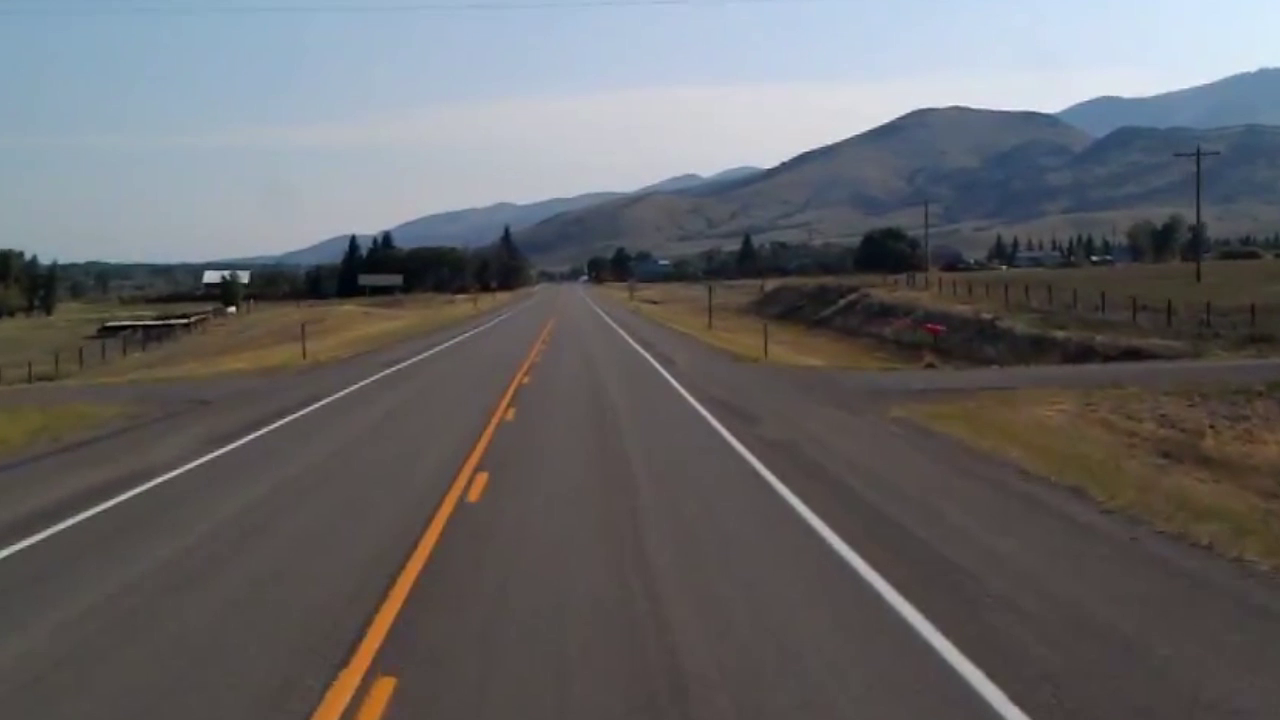
#> input picture test2_000_085.png, 1280 x 720 px
$ python -i Hand_Coded.py   (imports and definitions only)
#> lines starting #> are read from the running program, lines starting #| are printed output that depends on the picture; after the words box and inside, x2 and y2 are one past the last pixel; in counts of white or black regions, pixels touching at a corner belong together
import cv2
import numpy as np
import logging
import math
import os
import datetime
import sys
import matplotlib.pyplot as plt
SHOW = False


class LaneFollower(object):

    def __init__(self, car=None):
        logging.info('Creating a LaneFollower...')
        self.car = car
        self.curr_steering_angle = 90

    def follow_lane(self, frame):
        # Main entry point of the lane follower
        show_image("orig", frame,SHOW)

        lane_lines, frame = detect_lane(frame)
        print(type(lane_lines))
        final_frame = self.steer(frame, lane_lines)

        return final_frame

    def steer(self, frame, lane_lines):
        logging.debug('steering...')

        if len(lane_lines) == 0:
            logging.error('No lane lines detected, nothing to do.')
            return frame

        self.curr_steering_angle = compute_steering_angle(frame, lane_lines)
        curr_heading_image = display_heading_line(frame, self.curr_steering_angle)
        show_image("heading", curr_heading_image)

        return curr_heading_image


############################
# Frame processing steps
############################
def detect_lane(frame):
    logging.debug('detecting lane lines...')

    edges = detect_edges2(frame)
    cropped_edges = region_of_interest(edges)
    line_segments = detect_line_segments(cropped_edges)
    line_segment_image = display_lines(frame, line_segments)
    lane_lines = average_slope_intercept(frame, line_segments)
    lane_lines_image = display_lines(frame, lane_lines)

    return lane_lines, lane_lines_image


# [13 lines left out: function detect_edges1, not called in this run]
def detect_edges2(frame):
    gray = cv2.cvtColor(frame, cv2.COLOR_RGB2GRAY)
    kernel = 5
    blur = cv2.GaussianBlur(gray, (kernel, kernel), 0)

    edges = cv2.Canny(gray, 50, 150)  # a=50 b= 150

    return edges

def region_of_interest(canny):
    height, width= canny.shape
    mask = np.zeros_like(canny)

    # only focus bottom half of the screen

    polygon = np.array([[
        (250, 350),
        (450, 350),
        (800, height),
        (200, height),
    ]], np.int32)

    cv2.fillPoly(mask, polygon, 255)
    masked_image = cv2.bitwise_and(canny, mask)
    return masked_image


def detect_line_segments(cropped_edges):
    # tuning min_threshold, minLineLength, maxLineGap is a trial and error process by hand
    rho = 1  # precision in pixel, i.e. 1 pixel
    angle = np.pi / 180  # degree in radian, i.e. 1 degree
    min_threshold = 20  # minimal of votes
    line_segments = cv2.HoughLinesP(cropped_edges, rho, angle, min_threshold, np.array([]), minLineLength=15,
                                    maxLineGap=6)

    if line_segments is not None:
        for line_segment in line_segments:
            logging.debug('detected line_segment:')
            logging.debug("%s of length %s" % (line_segment, length_of_line_segment(line_segment[0])))

    return line_segments


def average_slope_intercept(frame, line_segments):
    """
    This function combines line segments into one or two lane lines
    If all line slopes are < 0: then we only have detected left lane
    If all line slopes are > 0: then we only have detected right lane
    """
    lane_lines = []
    if line_segments is None:
        logging.info('No line_segment segments detected')
        return lane_lines

    height, width, _ = frame.shape
    left_fit = []
    right_fit = []

    boundary = 1/2
    left_region_boundary = width * (1 - boundary)  # left lane line segment should be on left 2/3 of the screen
    right_region_boundary = width * boundary # right lane line segment should be on left 2/3 of the screen

    for line_segment in line_segments:
        for x1, y1, x2, y2 in line_segment:
            if x1 == x2:
                logging.info('skipping vertical line segment (slope=inf): %s' % line_segment)
                continue
            fit = np.polyfit((x1, x2), (y1, y2), 1)
            slope = fit[0]
            intercept = fit[1]
            if slope < 0:
                if x1 < left_region_boundary and x2 < left_region_boundary:
                    left_fit.append((slope, intercept))
            else:
                if x1 > right_region_boundary and x2 > right_region_boundary:
                    right_fit.append((slope, intercept))

    left_fit_average = np.average(left_fit, axis=0)
    if len(left_fit) > 0:
        lane_lines.append(make_points(frame, left_fit_average))

    right_fit_average = np.average(right_fit, axis=0)
    if len(right_fit) > 0:
        lane_lines.append(make_points(frame, right_fit_average))

    logging.debug('lane lines: %s' % lane_lines)  # [[[316, 720, 484, 432]], [[1009, 720, 718, 432]]]

    return lane_lines


def compute_steering_angle(frame, lane_lines):
    """ Find the steering angle based on lane line coordinate
        We assume that camera is calibrated to point to dead center
    """
    if len(lane_lines) == 0:
        logging.info('No lane lines detected, do nothing')
        return -90

    height, width, _ = frame.shape
    if len(lane_lines) == 1:
        logging.debug('Only detected one lane line, just follow it. %s' % lane_lines[0])
        x1, _, x2, _ = lane_lines[0][0]
        x_offset = x2 - x1
    else:
        _, _, left_x2, _ = lane_lines[0][0]
        _, _, right_x2, _ = lane_lines[1][0]
        camera_mid_offset_percent = 0.02  # 0.0 means car pointing to center, -0.03: car is centered to left, +0.03 means car pointing to right
        mid = int(width / 2 * (1 + camera_mid_offset_percent))
        x_offset = (left_x2 + right_x2) / 2 - mid

    # find the steering angle, which is angle between navigation direction to end of center line
    y_offset = int(height / 2)

    angle_to_mid_radian = math.atan(x_offset / y_offset)  # angle (in radian) to center vertical line
    angle_to_mid_deg = int(angle_to_mid_radian * 180.0 / math.pi)  # angle (in degrees) to center vertical line
    steering_angle = angle_to_mid_deg + 90  # this is the steering angle needed by picar front wheel

    logging.debug('new steering angle: %s' % steering_angle)
    return steering_angle


############################
# Utility Functions
############################
def display_lines(frame, lines, line_color=(0, 255, 0), line_width=10):
    line_image = np.zeros_like(frame)
    if lines is not None:
        for line in lines:
            for x1, y1, x2, y2 in line:
                cv2.line(line_image, (x1, y1), (x2, y2), line_color, line_width)
    line_image = cv2.addWeighted(frame, 0.8, line_image, 1, 1)
    return line_image


def display_heading_line(frame, steering_angle, line_color=(0, 0, 255), line_width=5, ):
    heading_image = np.zeros_like(frame)
    height, width, _ = frame.shape

    # figure out the heading line from steering angle
    # heading line (x1,y1) is always center bottom of the screen
    # (x2, y2) requires a bit of trigonometry

    # Note: the steering angle of:
    # 0-89 degree: turn left
    # 90 degree: going straight
    # 91-180 degree: turn right
    steering_angle_radian = steering_angle / 180.0 * math.pi
    x1 = int(width / 2)
    y1 = height
    x2 = int(x1 - height / 2 / math.tan(steering_angle_radian))
    y2 = int(height / 2)

    cv2.line(heading_image, (x1, y1), (x2, y2), line_color, line_width)
    heading_image = cv2.addWeighted(frame, 0.8, heading_image, 1, 1)

    return heading_image


def length_of_line_segment(line):
    x1, y1, x2, y2 = line
    return math.sqrt((x2 - x1) ** 2 + (y2 - y1) ** 2)


def show_image(title, frame, show=SHOW):
    if show:
        cv2.imshow(title, frame)


def make_points(frame, line):
    height, width, _ = frame.shape
    slope, intercept = line
    y1 = height  # bottom of the frame
    y2 = int(y1 * 1 / 2)  # make points from middle of the frame down

    # bound the coordinates within the frame
    x1 = max(-width, min(2 * width, int((y1 - intercept) / slope)))
    x2 = max(-width, min(2 * width, int((y2 - intercept) / slope)))
    return [[x1, y1, x2, y2]]

>>> import cv2
>>> picture = cv2.imread('test2_000_085.png')
#> picture is the input picture: shape (720, 1280, 3); mean B, G, R 104.6, 102.5, 102.9
>>> result = LaneFollower().follow_lane(picture)
#> in detect_edges2, `edges = cv2.Canny(gray, 50, 150)`:
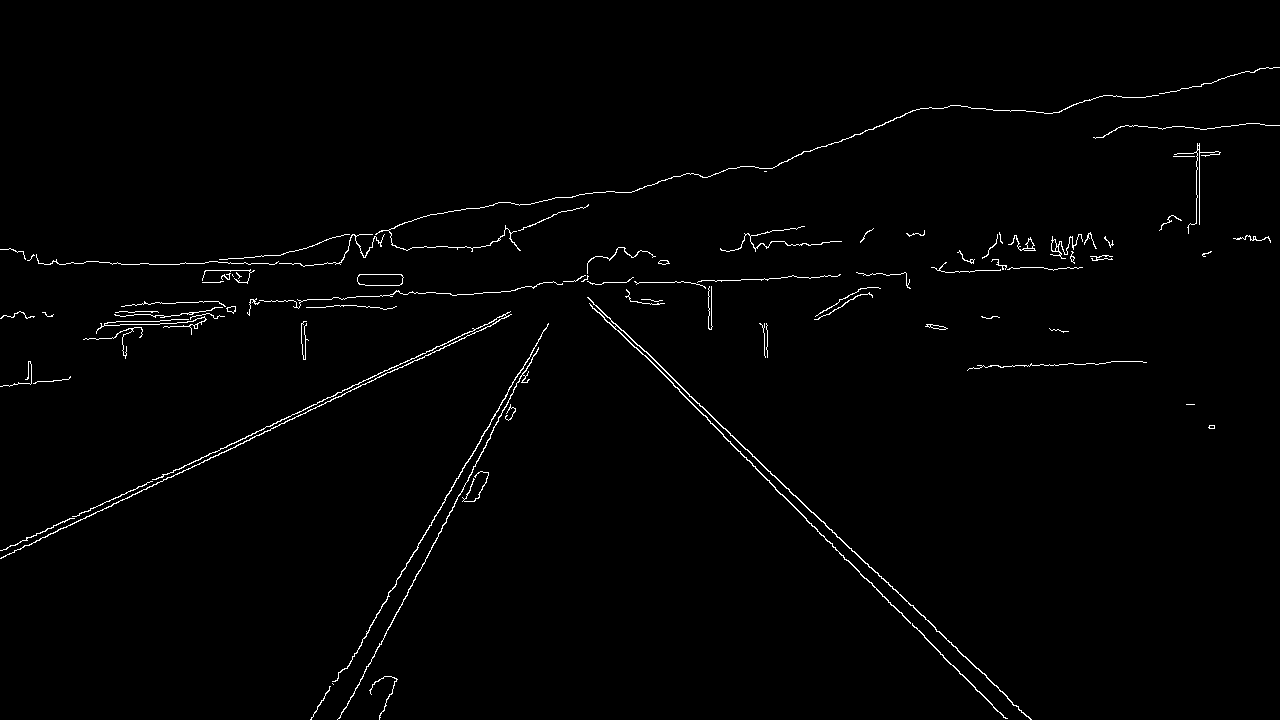
#> edges: shape (720, 1280); 1.2% white in thin lines or dots
#> in region_of_interest, `masked_image = cv2.bitwise_and(canny, mask)`:
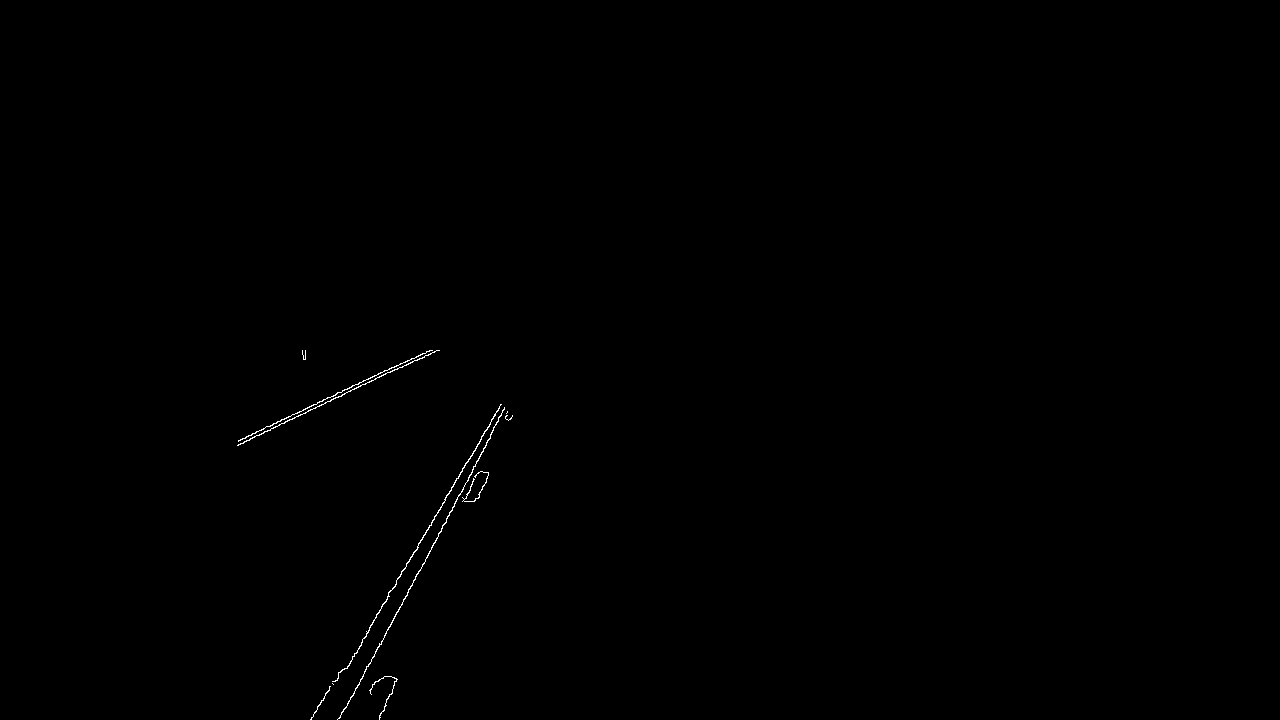
#> masked_image: shape (720, 1280); 0.19% white in thin lines or dots, all inside (x1, y1, x2, y2) = (237, 350, 513, 720)
#> in detect_line_segments, `line_segments = cv2.HoughLinesP(cropped_edges, rho, angle, min_thresho..`: line_segments = 20 rows, first 6: [368, 666, 490, 437], [339, 718, 379, 643], [347, 668, 465, 463], [238, 441, 384, 370], [397, 369, 439, 350], [237, 445, 362, 384]
#> the loop in detect_line_segments, `for line_segment in line_segments:` made 20 passes
#> the loop in display_lines, `for line in lines:` made 20 passes
#> the loop in average_slope_intercept, `for line_segment in line_segments:` made 20 passes
#> after the loop in average_slope_intercept, `for line_segment in line_segments:`: left_fit = 20 items, first 6: (-1.88, 1356.8), (-1.87, 1353.6), (-1.74, 1270.8), (-0.486, 556.7), (-0.452, 548.6), (-0.488, 560.7); right_fit = []
#> in average_slope_intercept, `left_fit_average = np.average(left_fit, axis=0)`: left_fit_average = [-1.43, 1098]
#> in make_points, `slope, intercept = line`: slope = -1.43; intercept = 1098
#> in make_points, `x1 = max(-width, min(2 * width, int((y1 - intercept) / slope)))`: x1 = 264
#> in make_points, `x2 = max(-width, min(2 * width, int((y2 - intercept) / slope)))`: x2 = 517
#> in average_slope_intercept, `right_fit_average = np.average(right_fit, axis=0)`: right_fit_average = nan
#> in detect_lane, `lane_lines = average_slope_intercept(frame, line_segments)`: lane_lines = [[[264, 720, 517, 360]]]
#> call 2 of display_lines, with line_color = (0, 255, 0), line_width = 10
#> the loop in display_lines (call 2), `for line in lines:` made 1 pass
#> in display_lines (call 2), `line_image = cv2.addWeighted(frame, 0.8, line_image, 1, 1)`:
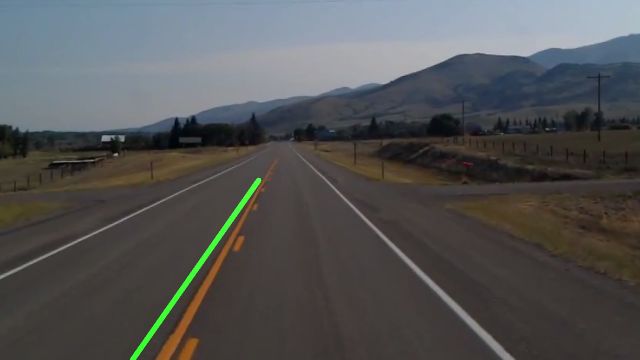
#> line_image: shape (720, 1280, 3) (shown at 1/2 size); mean B, G, R 84.7, 84, 83.4
#| <class 'list'>
#> in compute_steering_angle, `x1, _, x2, _ = lane_lines[0][0]`: x1 = 264; x2 = 517
#> in compute_steering_angle, `x_offset = x2 - x1`: x_offset = 253
#> in compute_steering_angle, `angle_to_mid_radian = math.atan(x_offset / y_offset)`: angle_to_mid_radian = 0.613
#> in compute_steering_angle, `angle_to_mid_deg = int(angle_to_mid_radian * 180.0 / math.pi)`: angle_to_mid_deg = 35
#> in compute_steering_angle, `steering_angle = angle_to_mid_deg + 90`: steering_angle = 125
#> in display_heading_line, `steering_angle_radian = steering_angle / 180.0 * math.pi`: steering_angle_radian = 2.18
#> in display_heading_line, `x2 = int(x1 - height / 2 / math.tan(steering_angle_radian))`: x2 = 892
#> in display_heading_line, `heading_image = cv2.addWeighted(frame, 0.8, heading_image, 1, 1)`:
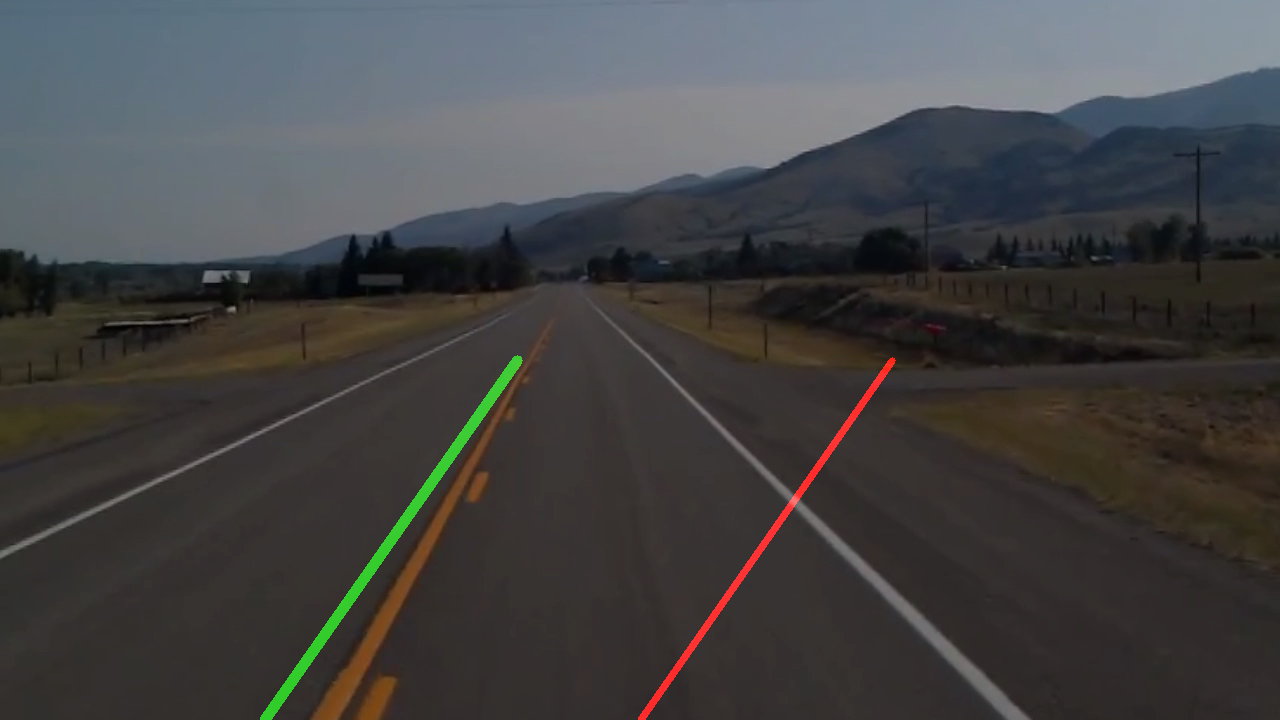
#> heading_image: shape (720, 1280, 3); mean B, G, R 68.7, 68.2, 68.4

$ run again, on from_sim.mp4_000_071.png
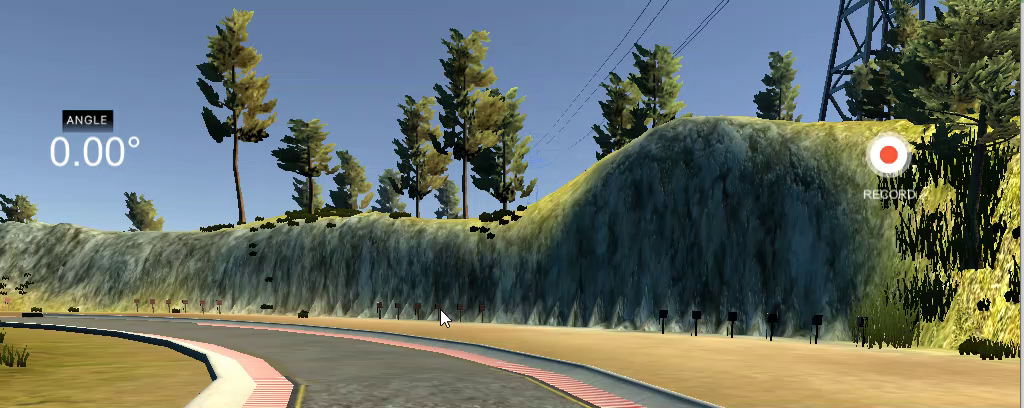
#> input picture from_sim.mp4_000_071.png, 1024 x 408 px
#> picture is the input picture: shape (408, 1024, 3); mean B, G, R 104, 111.2, 102.7
#> in detect_edges2, `edges = cv2.Canny(gray, 50, 150)`:
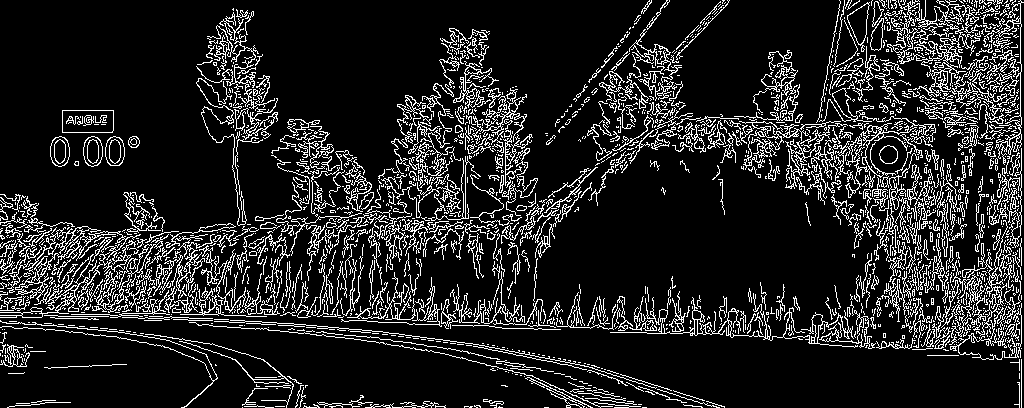
#> edges: shape (408, 1024); 13.9% white in thin lines or dots
#> mask: shape (408, 1024); 5.6% white; 1 white region, box (x1, y1, x2, y2) and area: (200, 350, 795, 408) 23228
#> masked_image: shape (408, 1024); 0.5% white in thin lines or dots, all inside (x1, y1, x2, y2) = (239, 350, 725, 408)
#> in detect_line_segments, `line_segments = cv2.HoughLinesP(cropped_edges, rho, angle, min_thresho..`: line_segments = 51 rows, first 6: [261, 400, 288, 400], [295, 407, 332, 407], [317, 406, 342, 406], [566, 398, 597, 398], [393, 403, 414, 403], [464, 406, 480, 406]
#> the loop in detect_line_segments, `for line_segment in line_segments:` made 51 passes
#> the loop in display_lines, `for line in lines:` made 51 passes
#> the loop in average_slope_intercept, `for line_segment in line_segments:` made 51 passes
#> after the loop in average_slope_intercept, `for line_segment in line_segments:`: left_fit = [(-2.15e-15, 400), (-1.08e-15, 407), (-1.5e-16, 406), (-0.0312, 419.9), (-3.29e-15, 377), (-0.0385, 422.2), (-5.39e-15, 404), (-1.21e-15, 386), (-0.05, 424.6), (-1.2e-15, 406), (-0.0476, 418.9), (-0.05, 425.2), (-3.09e-15, 405)]; right_fit = [(0.0864, 351.2), (7.6e-17, 395), (0.217, 252.1), (2.35e-15, 400), (0.118, 319.3), (0.312, 183.8), (0.304, 186.1), (0.0333, 386.1), (0.2, 259.2), (0.323, 180.2), (2.41e-15, 399), (0.304, 188.5), (1.04e-15, 405), (0.375, 163.2), (5.07e-16, 396)]
#> left_fit_average = [-0.0167, 407.8]
#> slope = -0.0167; intercept = 407.8
#> in make_points, `x1 = max(-width, min(2 * width, int((y1 - intercept) / slope)))`: x1 = -10
#> in make_points, `x2 = max(-width, min(2 * width, int((y2 - intercept) / slope)))`: x2 = 2048
#> right_fit_average = [0.152, 297.6]
#> in detect_lane, `lane_lines = average_slope_intercept(frame, line_segments)`: lane_lines = [[[-10, 408, 2048, 204]], [[728, 408, -617, 204]]]
#> the loop in display_lines (call 2), `for line in lines:` made 2 passes
#| <class 'list'>
#> left_x2 = 2048
#> right_x2 = -617
#> x_offset = 193.5
#> angle_to_mid_radian = 0.759
#> angle_to_mid_deg = 43
#> steering_angle = 133
#> steering_angle_radian = 2.32
#> in display_heading_line, `x2 = int(x1 - height / 2 / math.tan(steering_angle_radian))`: x2 = 702
#> in display_heading_line, `heading_image = cv2.addWeighted(frame, 0.8, heading_image, 1, 1)`:
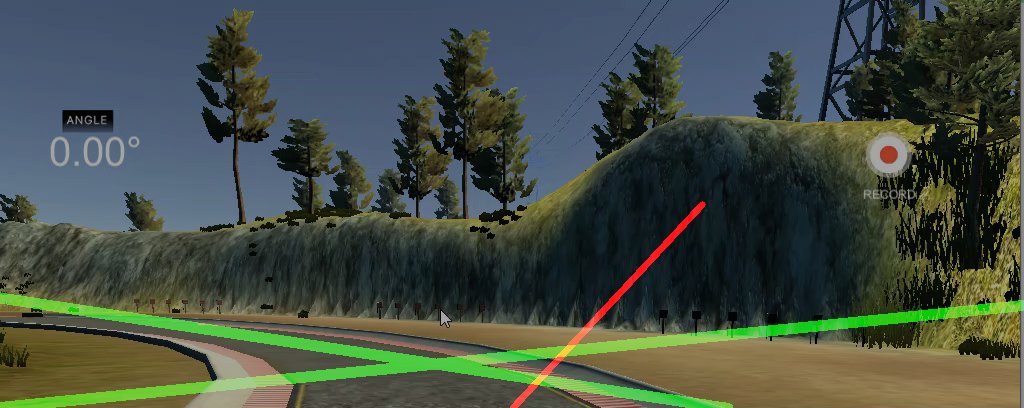
#> heading_image: shape (408, 1024, 3); mean B, G, R 68.4, 78.2, 68.4
